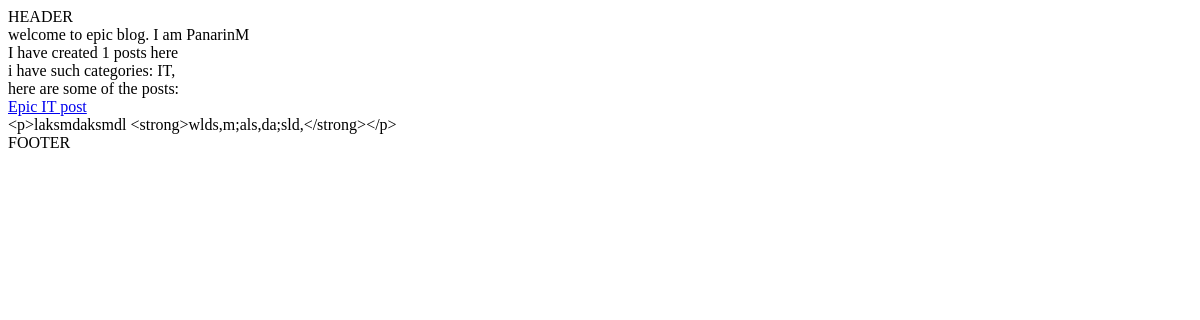
The app's page /home/ (signed in), older data.
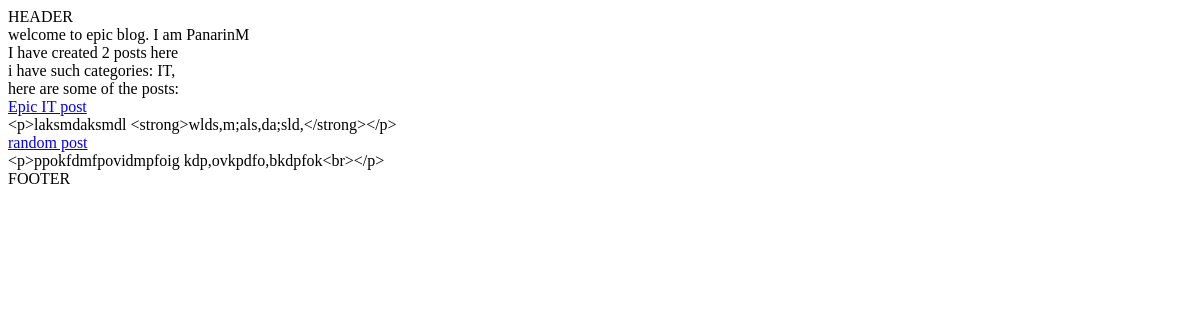
The same page, newer data.
### users/models.py (models this page shows, shortened)
class User(AbstractBaseUser):
    username = models.CharField(max_length=40, unique=True, null=False)
    firstname = models.CharField(max_length=40)
    lastname = models.CharField(max_length=40)
    email = models.EmailField()
    phone = models.CharField(max_length=10, null=True, blank=True, validators=[validate_phone])
    birthday = models.DateField(null=True, blank=True)
    registered = models.DateTimeField(auto_now_add=True)
    avatar = models.ImageField(upload_to=get_file_path, default="../static/default_img/default_user.png")
    country = models.CharField(max_length=30, null=True, blank=True)
    city = models.CharField(max_length=30, null=True, blank=True)
    street = models.CharField(max_length=30, null=True, blank=True)
    house = models.CharField(max_length=30, null=True, blank=True)
    is_admin = models.BooleanField(default=False)
    USERNAME_FIELD = 'username'
    REQUIRED_FIELDS = ['email', 'phone']
    objects = UserManager()
    def __str__(self):
        return self.username

### posts/models.py (models this page shows, shortened)
class Category(models.Model):
    name = models.CharField(max_length=40)
    class Meta:
        verbose_name_plural = "Categories"

class BlogPost(models.Model):
    title = models.CharField(max_length=40)
    author = models.ForeignKey(User, related_name="post_author")
    text = RedactorField(verbose_name=u'Blog Post')
    category = models.ForeignKey(Category, related_name="post_category")
    tags = models.ManyToManyField(InterestTag, related_name="post_tags", blank=True)
    date = models.DateTimeField(auto_now_add=True)
    class Meta:
        unique_together = ("title", "author")

### core/views.py (the view)
# urls.py: url(r'^home/', HomeView.as_view(), name="home"),
class HomeView(View):
    def get(self, request):
        posts = BlogPost.objects.filter(author_id=request.user.id)
        amount = len(posts)
        categories = Category.objects.all()
        return render(request, 'home.html', {'posts': posts[:10], 'amount': amount, 'categories': categories})

### core/templates/home.html
{% extends 'base.html' %}
{% block content %}
<div>welcome to epic blog. I am {{ request.user }}
    <div>I have created {{ amount }} posts here</div>
    <div>i have such categories:
        {% for category in categories %}
        <span>{{ category.name }}, </span>
        {% endfor %}
    </div>
    here are some of the posts:<br>
    {% for post in posts %}
    <div>
        <span><a href="{% url "certain_post" post_id=post.id%}">{{ post.title }}</a></span>
        <div>{{ post.text }}</div>
    </div>
    {% endfor %}
</div>
{% endblock content %}

### templates/base.html (shortened to what this page needs)
<!DOCTYPE html>
<html lang="en">
<head>
</head>
<body>
HEADER
{% block content %}{% endblock content %}
FOOTER
</body>
</html>

Row changes from the older to the newer data that the page shows:
added BlogPost: title "random post", text "<p>ppokfdmfpovidmpfoig kdp,ovkpdfo,bkdpfok<br></p>"
Text that changed along with them:
{{ amount }}: "1" → "2"
